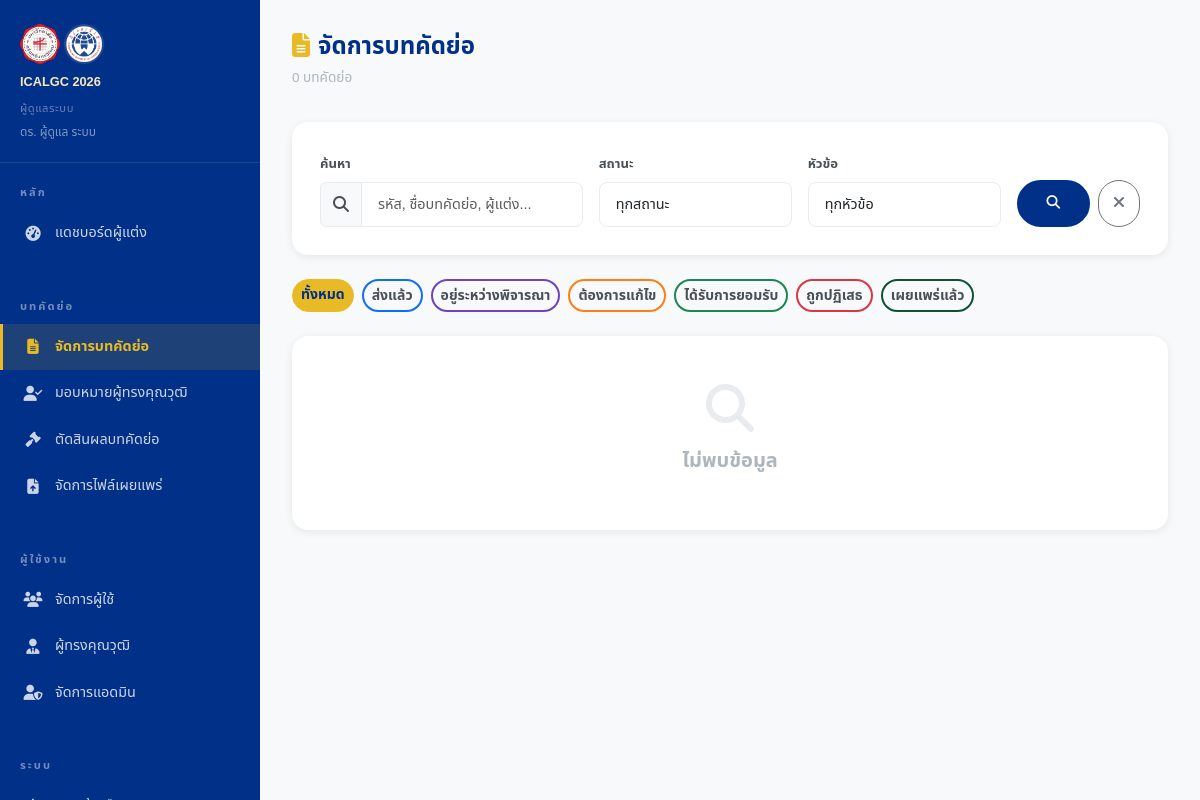
The app's page /admin/papers.php (signed in) with its own data.
### tables this page shows
CREATE TABLE IF NOT EXISTS paper_statuses (
    id          INT UNSIGNED AUTO_INCREMENT PRIMARY KEY,
    code        VARCHAR(30) UNIQUE NOT NULL,
    name_th     VARCHAR(100) NOT NULL,
    name_en     VARCHAR(100) NOT NULL,
    color_hex   VARCHAR(7) NOT NULL DEFAULT '#6c757d',
    css_class   VARCHAR(50) NOT NULL DEFAULT 'status-submitted',
    progress_step SMALLINT NOT NULL DEFAULT 0,
    description TEXT,
    created_at  TIMESTAMP NOT NULL DEFAULT CURRENT_TIMESTAMP
);

### app/helpers/functions.php (called while the page is built, shortened)
<?php
function lang(): string
{
    return $_SESSION['lang'] ?? DEFAULT_LANG;
}
function t(string $key, array $replace = []): string
{
    static $translations = [];
    $l = lang();
    if (empty($translations[$l])) {
        $file = LANG_PATH . '/' . $l . '.php';
        $translations[$l] = file_exists($file) ? require $file : [];
    }
    $text = $translations[$l][$key] ?? $key;
    return $text;
}
function strv(mixed $value): string
{
    return is_scalar($value) ? (string)$value : '';
}
function e(mixed $s): string
{
    return htmlspecialchars(strv($s), ENT_QUOTES | ENT_HTML5, 'UTF-8');
}
function sanitize(mixed $s): string
{
    return trim(strip_tags(strv($s)));
}
function get(string $key, mixed $default = ''): mixed
{
    return $_GET[$key] ?? $default;
}
function intGet(string $key, int $default = 0): int
{
    return (int)($_GET[$key] ?? $default);
}

### public/admin/papers.php (the view, shortened to what this page needs)
<?php
$_lang  = lang();
$appUrl = APP_URL;
$statusFilter = sanitize(get('status'));
$themeFilter  = intGet('theme_id');
$search       = sanitize(get('q'));
$page         = max(1, intGet('page', 1));
$perPage      = 15;
$where  = ['1=1'];
$params = [];
try {
    $db = Database::getInstance();
    $whereStr = implode(' AND ', $where);
    $cntStmt = $db->prepare("SELECT COUNT(*) FROM papers p JOIN users u ON u.id = p.submitter_id WHERE {$whereStr}");
    $cntStmt->execute($params);
    $total = (int)$cntStmt->fetchColumn();
    $pg = paginate($total, $perPage, $page);
    $stmt = $db->prepare("
        SELECT p.*, " . sqlFullName('u') . " AS submitter_name, u.affiliation,
               ct.name_th AS theme_th, ct.name_en AS theme_en,
               ps.color_hex,
               (SELECT COUNT(*) FROM review_assignments ra WHERE ra.paper_id = p.id AND ra.assignment_status = 'completed') AS review_count
        FROM papers p
        JOIN users u ON u.id = p.submitter_id
        JOIN conference_themes ct ON ct.id = p.theme_id
        JOIN paper_statuses ps ON ps.code = p.status_code
        WHERE {$whereStr}
        ORDER BY p.submitted_at DESC
        LIMIT :lim OFFSET :off
    ");
    $stmt->bindValue(':lim', $perPage, \PDO::PARAM_INT);
    $stmt->bindValue(':off', $pg['offset'], \PDO::PARAM_INT);
    $stmt->execute();
    $papers = $stmt->fetchAll();
    $statuses = $db->query("SELECT * FROM paper_statuses ORDER BY progress_step")->fetchAll();
} catch (\Throwable $e) {
    error_log($e->getMessage());
    $papers = []; $total = 0; $pg = paginate(0,$perPage,1); $statuses = []; $themes = [];
}
$pageTitle  = $_lang==='th' ? 'จัดการบทคัดย่อ' : 'Manage Papers';
?>
<!DOCTYPE html>
<html lang="<?= $_lang ?>">
<head>
  <link href="https://cdn.jsdelivr.net/npm/bootstrap@5.3.3/dist/css/bootstrap.min.css" rel="stylesheet">
  <link href="https://cdnjs.cloudflare.com/ajax/libs/font-awesome/6.5.0/css/all.min.css" rel="stylesheet">
  <link rel="stylesheet" href="<?= $appUrl ?>/assets/css/style.css">
</head>
<body>
<div class="dashboard-wrap">
  <?php require_once __DIR__ . '/../../app/helpers/sidebar_admin.php'; ?>
  <main class="dashboard-content">
    <div class="dash-header">
      <h1 class="dash-title"><i class="fas fa-file-alt me-2" style="color:var(--gold);"></i><?= e($pageTitle) ?></h1>
      <p class="dash-breadcrumb"><?= $total ?> <?= $_lang==='th' ? 'บทคัดย่อ' : 'paper(s)' ?></p>
    </div>
    <form method="GET" class="content-card mb-4">
      <div class="row g-3 align-items-end">
        <div class="col-md-4">
          <label class="form-label fw-bold" style="font-size:.82rem;"><?= $_lang==='th' ? 'ค้นหา' : 'Search' ?></label>
          <div class="input-group">
            <span class="input-group-text"><i class="fas fa-search"></i></span>
            <input type="text" name="q" class="form-control" placeholder="<?= $_lang==='th' ? 'รหัส, ชื่อบทคัดย่อ, ผู้แต่ง...' : 'Code, title, author...' ?>"
                   value="<?= e($search) ?>">
          </div>
        </div>
        <div class="col-md-3">
          <label class="form-label fw-bold" style="font-size:.82rem;"><?= t('paper.status') ?></label>
          <select name="status" class="form-select">
            <option value=""><?= $_lang==='th' ? 'ทุกสถานะ' : 'All Statuses' ?></option>
          </select>
        </div>
        <div class="col-md-3">
          <label class="form-label fw-bold" style="font-size:.82rem;"><?= $_lang==='th' ? 'หัวข้อ' : 'Theme' ?></label>
          <select name="theme_id" class="form-select">
            <option value=""><?= $_lang==='th' ? 'ทุกหัวข้อ' : 'All Themes' ?></option>
          </select>
        </div>
        <div class="col-md-2 d-flex gap-2">
          <button type="submit" class="btn-primary-custom flex-fill" style="font-size:.85rem;padding:10px;">
            <i class="fas fa-search"></i>
          </button>
          <a href="?" class="btn btn-outline-secondary rounded-pill" style="padding:10px 14px;">
            <i class="fas fa-times"></i>
          </a>
        </div>
      </div>
    </form>
    <div class="d-flex flex-wrap gap-2 mb-4">
      <a href="?<?= http_build_query(array_diff_key($_GET, ['status'=>'','page'=>''])) ?>"
         class="btn btn-sm rounded-pill fw-bold <?= !$statusFilter?'btn-warning':'btn-outline-secondary' ?>"
         style="<?= !$statusFilter?'background:var(--gold);color:var(--blue-dark);border-color:var(--gold);':'' ?>">
        <?= t('common.all') ?>
      </a>
      <?php foreach ($statuses as $s): ?>
        <a href="?status=<?= urlencode($s['code']) ?><?= $themeFilter?"&theme_id=$themeFilter":'' ?><?= $search?"&q=".urlencode($search):'' ?>"
           class="btn btn-sm rounded-pill fw-bold"
           style="background:<?= $statusFilter===$s['code']?$s['color_hex']:'transparent' ?>;
                  color:<?= $statusFilter===$s['code']?'#fff':'var(--gray-700)' ?>;
                  border:2px solid <?= $s['color_hex'] ?>;">
          <?= e($_lang==='th'?$s['name_th']:$s['name_en']) ?>
        </a>
      <?php endforeach; ?>
    </div>
    <div class="table-card">
      <?php if (empty($papers)): ?>
        <div class="p-5 text-center">
          <i class="fas fa-search fa-3x mb-3" style="color:var(--gray-200);"></i>
          <h5 style="color:var(--gray-500);"><?= t('common.no_data') ?></h5>
        </div>
      <?php endif; ?>
    </div>
  </main>
</div>
</body>
</html>

### public/assets/css/style.css (style rules this page uses)
:root { --blue-dark: #003087; --blue-mid: #0057b7; --blue-light: #e8f0ff; --gold: #e7ba26; --gold-light: #f5e9c0; --gold-dark: #a07c10; --white: #ffffff; --gray-100: #f8f9fa; --gray-200: #e9ecef; --gray-500: #adb5bd; --gray-700: #495057; --gray-900: #212529; --success: #198754; --danger: #dc3545; --warning: #ffc107; --shadow-sm: 0 2px 8px rgba(0,0,0,.08); --shadow-md: 0 4px 20px rgba(0,0,0,.12); --shadow-lg: 0 8px 40px rgba(0,0,0,.16); --radius: 8px; --radius-lg: 16px; --transition: all 0.25s ease; --font-th: 'Noto Sans Thai', 'Sarabun', sans-serif; --font-en: 'Inter', 'Segoe UI', Arial, sans-serif; }
*, *::before, *::after { box-sizing: border-box; margin: 0; padding: 0; }
html { scroll-behavior: smooth; font-size: 16px; height: 100%; }
body { font-family: var(--font-th); color: var(--gray-900); background: var(--white); line-height: 1.7; -webkit-font-smoothing: antialiased; min-height: 100%; }
h1, h2, h3, h4, h5, h6 { font-weight: 700; line-height: 1.3; }
a { color: var(--blue-mid); text-decoration: none; transition: var(--transition); }
.btn-primary-custom { background: var(--blue-dark); color: var(--white); border: 2px solid var(--blue-dark); padding: 11px 28px; border-radius: 30px; font-weight: 700; font-size: .9rem; transition: var(--transition); display: inline-block; }
.form-control, .form-select { border: 1.5px solid var(--gray-200); border-radius: var(--radius); padding: 11px 16px; font-size: .9rem; transition: var(--transition); background: var(--white); color: var(--gray-900); }
.form-label { font-weight: 600; font-size: .88rem; color: var(--gray-700); margin-bottom: 6px; }
.input-group-text { background: var(--gray-100); border: 1.5px solid var(--gray-200); color: var(--gray-700); }
.dashboard-wrap { display: flex; min-height: 100vh; background: var(--gray-100); }
.dashboard-content { flex: 1; padding: 32px; overflow-x: hidden; }
.dash-header { margin-bottom: 32px; }
.dash-title { font-size: 1.5rem; font-weight: 800; color: var(--blue-dark); margin-bottom: 4px; }
.dash-breadcrumb { font-size: .85rem; color: var(--gray-500); }
.table-card { background: var(--white); border-radius: var(--radius-lg); box-shadow: var(--shadow-sm); overflow: hidden; margin-top: 24px; }
.content-card { background: var(--white); border-radius: var(--radius-lg); box-shadow: var(--shadow-sm); padding: 28px; margin-bottom: 24px; }

### records on screen
paper_statuses: name_th "ส่งแล้ว"
paper_statuses: name_th "อยู่ระหว่างพิจารณา"
paper_statuses: name_th "ต้องการแก้ไข"
paper_statuses: name_th "ได้รับการยอมรับ"
paper_statuses: name_th "ถูกปฏิเสธ"
paper_statuses: name_th "เผยแพร่แล้ว"

### other values on screen
$user['name'] "ดร. ผู้ดูแล ระบบ"
t('author.dashboard') "แดชบอร์ดผู้แต่ง"
$pageTitle "จัดการบทคัดย่อ"
$total "0"
t('paper.status') "สถานะ"
t('common.all') "ทั้งหมด"
t('common.no_data') "ไม่พบข้อมูล"
